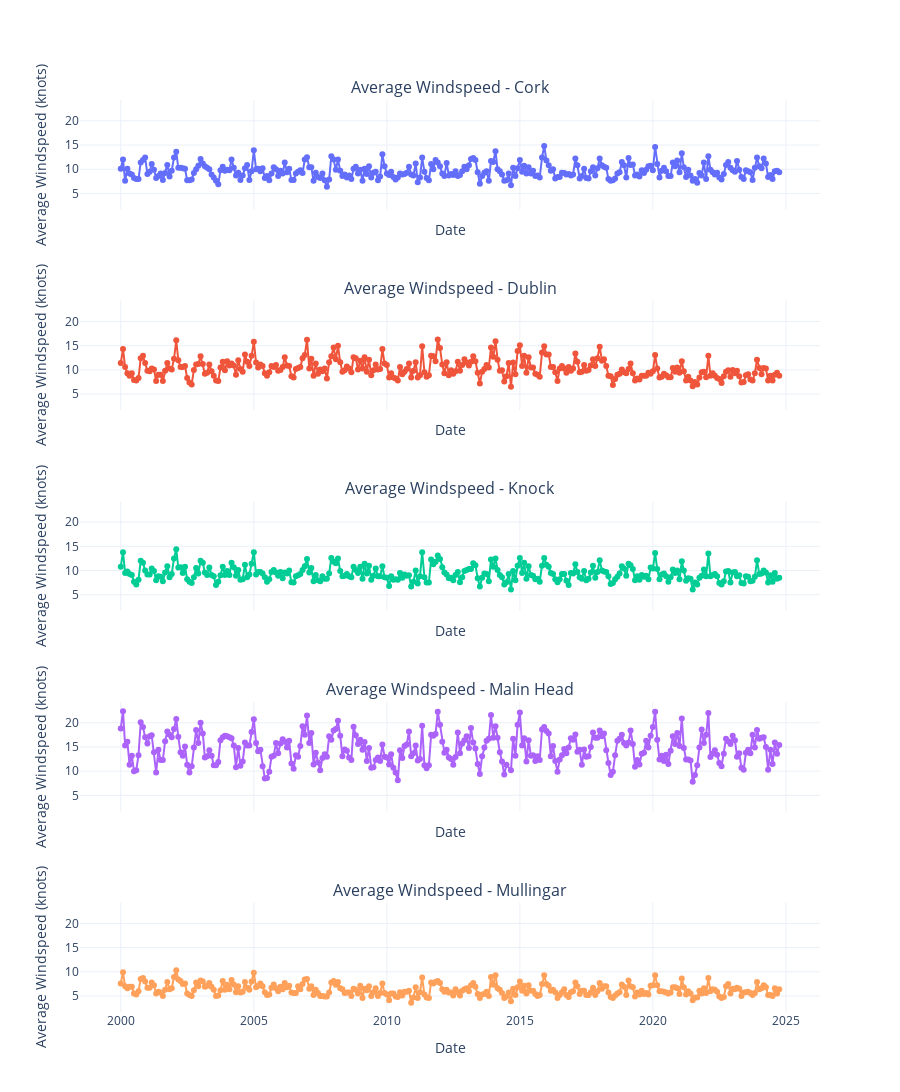

Write notebook code for a chart like this one.
### Markdown cell above
Line plot with markers showing the monthly mean wind speed for each location.

### Code cell
# Extract relevant columns and create a copy to avoid modifying the original DataFrame
monthly_windspeed_data = analysis_weather_records[['Location', 'year', 'month', 'wdsp']].copy()

# Add a 'date' column and convert to datetime
monthly_windspeed_data['date'] = pd.to_datetime(
    monthly_windspeed_data[['year', 'month']].assign(day=1)
)



# Create subplots for each location
locations = monthly_windspeed_data['Location'].unique()
fig = make_subplots(
    rows=len(locations), cols=1, shared_xaxes=True,
    subplot_titles=[f"Average Windspeed - {loc}" for loc in locations]
)

# Plot wind speed trends for each location
for i, location in enumerate(locations):
    fig.add_trace(
        go.Scatter(
            x=monthly_windspeed_data[monthly_windspeed_data['Location'] == location]['date'],
            y=monthly_windspeed_data[monthly_windspeed_data['Location'] == location]['wdsp'],
            mode='lines+markers',
            name=location
        ),
        row=i + 1, col=1
    )

# Configure figure layout and shared axis settings
fig.update_layout(
    height=300 * len(locations),
    
    template="plotly_white",
    showlegend=False
)
fig.update_xaxes(title_text="Date", matches='x')
fig.update_yaxes(title_text="Average Windspeed (knots)", matches='y1')

# Render the final plot
fig.show()

### Figure 1 — Plotly figure (JSON) as saved in the notebook; plotly's stock layout.template omitted (floating-point values rounded to 4 significant figures; data arrays with more than 128 entries replaced by an {"elided": "..."} marker saying what was removed)
{"data": [{"mode": "lines+markers", "name": "Cork", "type": "scatter", "x": {"elided": "298 str values"}, "xaxis": "x", "y": {"elided": "298 float values"}, "yaxis": "y"}, {"mode": "lines+markers", "name": "Dublin", "type": "scatter", "x": {"elided": "298 str values"}, "xaxis": "x2", "y": {"elided": "298 float values"}, "yaxis": "y2"}, {"mode": "lines+markers", "name": "Knock", "type": "scatter", "x": {"elided": "298 str values"}, "xaxis": "x3", "y": {"elided": "298 float values"}, "yaxis": "y3"}, {"mode": "lines+markers", "name": "Malin Head", "type": "scatter", "x": {"elided": "297 str values"}, "xaxis": "x4", "y": {"elided": "297 float values"}, "yaxis": "y4"}, {"mode": "lines+markers", "name": "Mullingar", "type": "scatter", "x": {"elided": "298 str values"}, "xaxis": "x5", "y": {"elided": "298 float values"}, "yaxis": "y5"}], "layout": {"annotations": [{"font": {"size": 16}, "showarrow": false, "text": "Average Windspeed - Cork", "x": 0.5, "xanchor": "center", "xref": "paper", "y": 1, "yanchor": "bottom", "yref": "paper"}, {"font": {"size": 16}, "showarrow": false, "text": "Average Windspeed - Dublin", "x": 0.5, "xanchor": "center", "xref": "paper", "y": 0.78, "yanchor": "bottom", "yref": "paper"}, {"font": {"size": 16}, "showarrow": false, "text": "Average Windspeed - Knock", "x": 0.5, "xanchor": "center", "xref": "paper", "y": 0.56, "yanchor": "bottom", "yref": "paper"}, {"font": {"size": 16}, "showarrow": false, "text": "Average Windspeed - Malin Head", "x": 0.5, "xanchor": "center", "xref": "paper", "y": 0.34, "yanchor": "bottom", "yref": "paper"}, {"font": {"size": 16}, "showarrow": false, "text": "Average Windspeed - Mullingar", "x": 0.5, "xanchor": "center", "xref": "paper", "y": 0.12, "yanchor": "bottom", "yref": "paper"}], "height": 1500, "showlegend": false, "xaxis": {"anchor": "y", "domain": [0, 1], "matches": "x", "showticklabels": false, "title": {"text": "Date"}}, "xaxis2": {"anchor": "y2", "domain": [0, 1], "matches": "x", "showticklabels": false, "title": {"text": "Date"}}, "xaxis3": {"anchor": "y3", "domain": [0, 1], "matches": "x", "showticklabels": false, "title": {"text": "Date"}}, "xaxis4": {"anchor": "y4", "domain": [0, 1], "matches": "x", "showticklabels": false, "title": {"text": "Date"}}, "xaxis5": {"anchor": "y5", "domain": [0, 1], "matches": "x", "title": {"text": "Date"}}, "yaxis": {"anchor": "x", "domain": [0.88, 1], "matches": "y", "title": {"text": "Average Windspeed (knots)"}}, "yaxis2": {"anchor": "x2", "domain": [0.66, 0.78], "matches": "y", "title": {"text": "Average Windspeed (knots)"}}, "yaxis3": {"anchor": "x3", "domain": [0.44, 0.56], "matches": "y", "title": {"text": "Average Windspeed (knots)"}}, "yaxis4": {"anchor": "x4", "domain": [0.22, 0.34], "matches": "y", "title": {"text": "Average Windspeed (knots)"}}, "yaxis5": {"anchor": "x5", "domain": [0, 0.12], "matches": "y", "title": {"text": "Average Windspeed (knots)"}}}}
